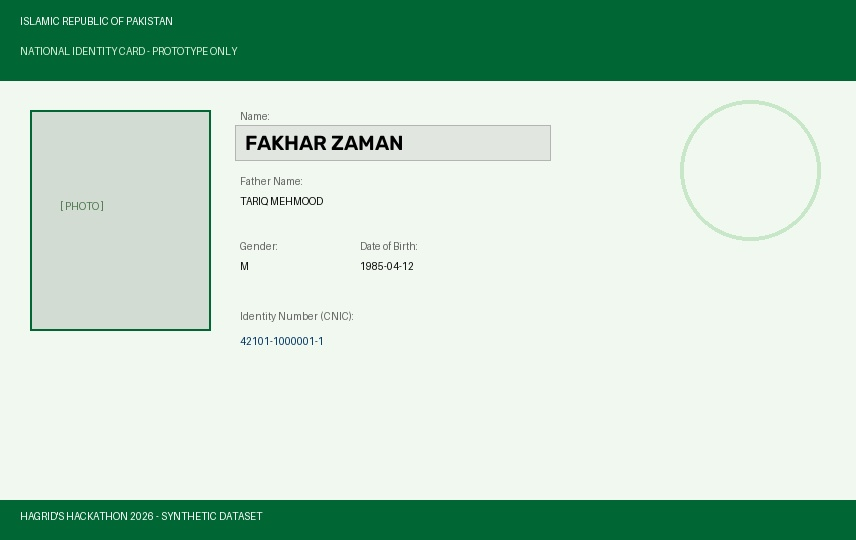
#> input picture eval/fixtures/cnic_edited_front.jpg, 856 x 540 px
$ python -i document_reader.py   (imports and definitions only)   (older library calls are emulated)
#> lines starting #> are read from the running program, lines starting #| are printed output that depends on the picture; after the words box and inside, x2 and y2 are one past the last pixel; in counts of white or black regions, pixels touching at a corner belong together
### mocks/synthetic_data.py
"""
Synthetic NADRA and Raast database generator for Amaanat Hackathon Prototype.
PROTOTYPE ONLY - No real personal data.
Generates ~200 synthetic citizens with Pakistani name variants and signed QR payloads.
"""
import hmac
import hashlib
import json
import base64
from typing import Dict, Any, List

FAKE_NADRA_SECRET = "MOCK_NADRA_SECRET_KEY_FOR_PROTOTYPE_DEMO_2026"

def sign_qr_payload(data: Dict[str, Any]) -> str:
    serialized = json.dumps(data, sort_keys=True)
    sig = hmac.new(
        FAKE_NADRA_SECRET.encode("utf-8"),
        serialized.encode("utf-8"),
        hashlib.sha256
    ).hexdigest()
    combined = f"{serialized}###{sig}"
    return base64.b64encode(combined.encode("utf-8")).decode("utf-8")

# [14 lines left out: function verify_qr_payload, not called in this run]

def generate_synthetic_citizens() -> Dict[str, Dict[str, Any]]:
    # Specific targeted pairs/triplets for Challenge 03 name-variant and canonical name testing
    name_variants_groups = [
        ("Muhammad Tariq", "Tariq Mehmood", "1985-04-12", "M", "42101-1000001-1"),
        ("Mohammad Tariq", "Tariq Mehmood", "1985-04-12", "M", "42101-1000002-1"),
        ("Muhammed Tariq", "Tariq Mehmood", "1985-04-12", "M", "42101-1000003-1"),
        ("Mohd Tariq", "Tariq Mehmood", "1985-04-12", "M", "42101-1000004-1"),
        ("Syed Ali Shah", "Ghulam Ali Shah", "1978-09-22", "M", "35201-1000005-1"),
        ("Sayyed Ali Shah", "Ghulam Ali Shah", "1978-09-22", "M", "35201-1000006-1"),
        ("Zainab Bibi", "Abdul Rasheed", "1992-11-05", "F", "42101-1000007-2"),
        ("Zaynab Bibi", "Abdul Rasheed", "1992-11-05", "F", "42101-1000008-2"),
        ("Abdul Rehman", "Muhammad Latif", "1965-01-15", "M", "35201-1000009-1"),
        ("Abdur Rahman", "Muhammad Latif", "1965-01-15", "M", "35201-1000010-1"),
        ("Fatima Noor", "Noor Muhammad", "1995-07-30", "F", "61101-1000011-2"),
        ("Fatimah Noor", "Noor Muhammad", "1995-07-30", "F", "61101-1000012-2"),
        ("Khadija Bibi", "Muhammad Ishaq", "1970-03-18", "F", "42101-1000013-2"),
        ("Amina Begum", "Muhammad Din", "1958-12-01", "F", "35201-1000014-2"),
        ("Aamina Begum", "Muhammad Din", "1958-12-01", "F", "35201-1000015-2"),
        ("Chaudhry Muhammad Asif", "Muhammad Hanif", "1980-06-25", "M", "35201-1000016-1"),
        ("Ch. Mohammad Asif", "Muhammad Hanif", "1980-06-25", "M", "35201-1000017-1"),
    ]

    first_names_m = ["Bilal", "Usman", "Hamza", "Zubair", "Rashid", "Imran", "Farhan", "Babar", "Shoaib", "Naveed", "Waseem", "Kamran", "Salman", "Asad", "Haris", "Fahad", "Danish", "Tahir"]
    first_names_f = ["Maryam", "Ayesha", "Sadia", "Rukhsana", "Bushra", "Uzma", "Tahira", "Parveen", "Nasreen", "Saima", "Hina", "Rabia", "Shaista", "Noreen", "Farzana", "Rubina"]
    last_names = ["Khan", "Ahmed", "Hussain", "Malik", "Butt", "Siddiqui", "Qureshi", "Akhtar", "Bhatti", "Raza", "Nawaz", "Iqbal", "Abbasi", "Chaudhry", "Ansari"]
    father_first = ["Muhammad", "Abdul", "Ghulam", "Nazir", "Sultan", "Bashir", "Ashraf", "Munir", "Arshad", "Liaquat"]

    citizens: Dict[str, Dict[str, Any]] = {}

    # Seed the named variants
    for name, father_name, dob, gender, cnic in name_variants_groups:
        qr_data = {
            "cnic": cnic,
            "name": name,
            "father_name": father_name,
            "dob": dob,
            "gender": gender,
            "issuer": "NADRA-MOCK"
        }
        citizens[cnic] = {
            "cnic": cnic,
            "name": name,
            "father_name": father_name,
            "dob": dob,
            "gender": gender,
            "address": "House 12, Street 4, Sector G-9, Islamabad",
            "family_head_cnic": "42101-1000001-1",
            "is_deceased": False,
            "qr_payload": sign_qr_payload(qr_data)
        }

    # Generate up to 200 synthetic citizens
    idx = len(citizens) + 1
    for i in range(idx, 205):
        is_female = (i % 2 == 0)
        gender = "F" if is_female else "M"
        first = first_names_f[(i * 3) % len(first_names_f)] if is_female else first_names_m[(i * 3) % len(first_names_m)]
        last = last_names[(i * 7) % len(last_names)]
        fname = f"{first} {last}"
        father = f"{father_first[(i * 5) % len(father_first)]} {last_names[(i * 2) % len(last_names)]}"
        year = 1950 + (i % 50)
        month = f"{(i % 12) + 1:02d}"
        day = f"{(i % 28) + 1:02d}"
        dob = f"{year}-{month}-{day}"
        district_code = "35201" if (i % 3 == 0) else ("42101" if (i % 3 == 1) else "61101")
        check_digit = "2" if is_female else "1"
        cnic = f"{district_code}-{i:07d}-{check_digit}"

        is_deceased = (i == 199) # mark one synthetic citizen as deceased for testing

        qr_data = {
            "cnic": cnic,
            "name": fname,
            "father_name": father,
            "dob": dob,
            "gender": gender,
            "issuer": "NADRA-MOCK"
        }
        citizens[cnic] = {
            "cnic": cnic,
            "name": fname,
            "father_name": father,
            "dob": dob,
            "gender": gender,
            "address": f"Plot {i}, Street {(i%20)+1}, Colony B, Lahore",
            "family_head_cnic": f"{district_code}-0000001-1",
            "is_deceased": is_deceased,
            "qr_payload": sign_qr_payload(qr_data)
        }

    return citizens

# Global precomputed mock database
SYNTHETIC_CITIZENS = generate_synthetic_citizens()

# Synthetic Raast Account Titles mapping IBAN -> Holder Name & CNIC
SYNTHETIC_RAAST_ACCOUNTS: Dict[str, Dict[str, Any]] = {}
for cnic, cit in SYNTHETIC_CITIZENS.items():
    iban = f"PK36MOCK000000{cnic.replace('-', '')}"
    SYNTHETIC_RAAST_ACCOUNTS[iban] = {
        "iban": iban,
        "account_title": cit["name"],
        "cnic": cnic,
        "bank_name": "MOCK_MICROFINANCE_BANK",
        "status": "ACTIVE"
    }
#> further down, picture is the input picture: shape (540, 856, 3); mean B, G, R 193.8, 211.3, 182.7

# Common demo test IBANs
SYNTHETIC_RAAST_ACCOUNTS["PK36MOCK12345678901234"] = {
    "iban": "PK36MOCK12345678901234",
    "account_title": "Zainab Bibi",
    "cnic": "42101-1000007-2",
    "bank_name": "HABIB_BANK_MOCK",
    "status": "ACTIVE"
}
SYNTHETIC_RAAST_ACCOUNTS["PK36MOCK99999999999999"] = {
    "iban": "PK36MOCK99999999999999",
    "account_title": "Muhammad Tariq",
    "cnic": "42101-1000001-1",
    "bank_name": "ALLIED_BANK_MOCK",
    "status": "ACTIVE"
}

### api/ai/document_reader.py
"""Document Reader & Forensics for Pakistani CNICs.

Follows docs/BLUEPRINT.md section 9.6 and AGENTS.md:
- Quality Gate: OpenCV Laplacian variance (blur), specular glare ratio, crop/resolution.
  Actionable guidance for citizens, never guessing.
- Cryptographic QR Verification: OpenCV QRCodeDetector with HMAC signature verification.
  Disagreement between printed fields and QR payload is the strongest forgery marker.
- Forensic Edit Detection: Error-Level Analysis (ELA) and edge/block consistency check
  yielding authenticity score and bounding boxes of suspect pasted/spliced regions.
- Multi-Source Extraction: QR payload, Gemini Vision (strict schema), optional Tesseract.
- Agreement-Driven Scoring: c_document = agreement * authenticity.
  The vision model may only RAISE suspicion, never clear a document.
"""
import io
import json
import logging
import re
from typing import Any, Dict, List, Optional, Tuple
from pydantic import BaseModel, Field

import numpy as np
import cv2
from PIL import Image

from api.decision_engine.scorers import DocumentScorer
from api.ai.model_adapter import model_adapter
from api.models import DocumentAnalysis
from mocks.synthetic_data import verify_qr_payload

logger = logging.getLogger(__name__)


# [6 lines that did not run here, left out]


class QualityGateResult(BaseModel):
    passed: bool
    blur_score: float
    glare_ratio: float
    is_cropped_or_low_res: bool
    rejection_reason: Optional[str] = None
    actionable_message: Optional[str] = None


class ForensicResult(BaseModel):
    authenticity_score: float
    is_suspicious: bool
    suspect_boxes: List[List[int]] = []  # [[x1, y1, x2, y2], ...]
    reasons: List[str] = []


# [96 lines left out: functions run_opencv_quality_gate, decode_and_verify_qr, not called in this run]


def run_edit_forensics(cv_img: np.ndarray) -> ForensicResult:
    """Error-Level Analysis (ELA) and block boundary detection for pasted or modified text."""
    if cv_img is None or cv_img.size == 0:
        return ForensicResult(authenticity_score=0.10, is_suspicious=True, reasons=["Empty image"])

    suspect_boxes = []
    reasons = []

    # 1. Error-Level Analysis (ELA)
    # Save to JPEG quality 90 in memory and compute absolute difference
    is_success, buffer = cv2.imencode(".jpg", cv_img, [cv2.IMWRITE_JPEG_QUALITY, 90])
    if is_success:
        recompressed = cv2.imdecode(buffer, cv2.IMREAD_COLOR)
        diff = cv2.absdiff(cv_img, recompressed)
        diff_gray = cv2.cvtColor(diff, cv2.COLOR_BGR2GRAY)
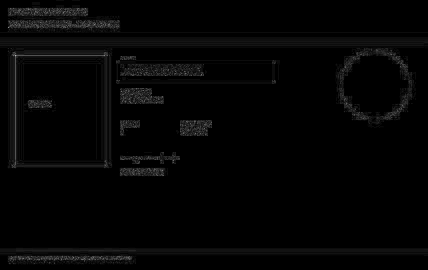
#> diff_gray: shape (540, 856) (shown at 1/2 size); min 0, max 21, mean 0.4; drawn with min black and max white

        # High error difference indicates pasted region from another compression level
        _, thresh = cv2.threshold(diff_gray, 30, 255, cv2.THRESH_BINARY)
#> thresh: shape (540, 856); every value is 0
        contours, _ = cv2.findContours(thresh, cv2.RETR_EXTERNAL, cv2.CHAIN_APPROX_SIMPLE)
#> contours = []

        for cnt in contours:
            area = cv2.contourArea(cnt)
            if 300 < area < 50000:  # Size of a text line or pasted box
                x, y, w, h = cv2.boundingRect(cnt)
                suspect_boxes.append([x, y, x + w, y + h])
#> this loop made 0 passes
#> after the loop, suspect_boxes = []

    # 2. Block and Edge Discontinuity Check (looking for sharp pasted rectangle seams)
    gray = cv2.cvtColor(cv_img, cv2.COLOR_BGR2GRAY) if len(cv_img.shape) == 3 else cv_img
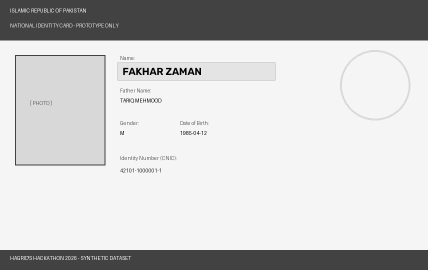
#> gray: shape (540, 856) (shown at 1/2 size); min 0, max 252, mean 200.8
    edges = cv2.Canny(gray, 100, 200)
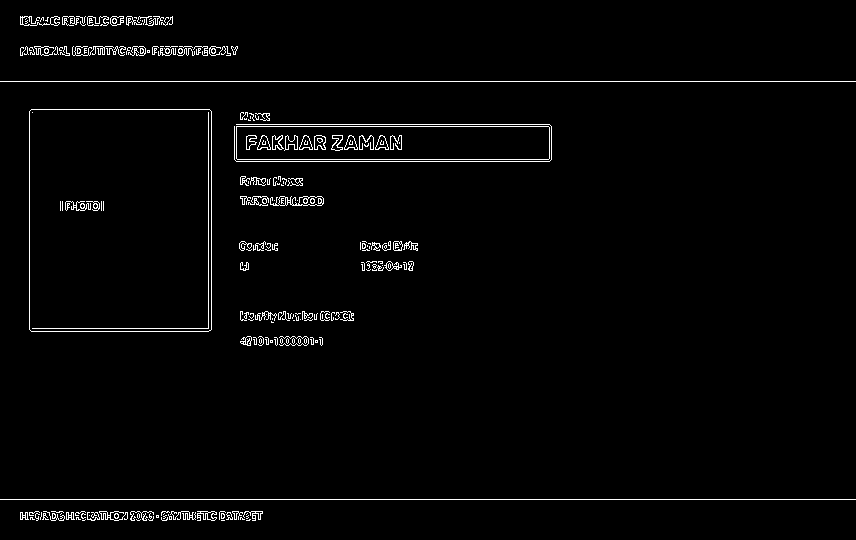
#> edges: shape (540, 856); 2.1% white in thin lines or dots
    # Dilate edges
    kernel = cv2.getStructuringElement(cv2.MORPH_RECT, (3, 3))
    dilated = cv2.dilate(edges, kernel, iterations=1)
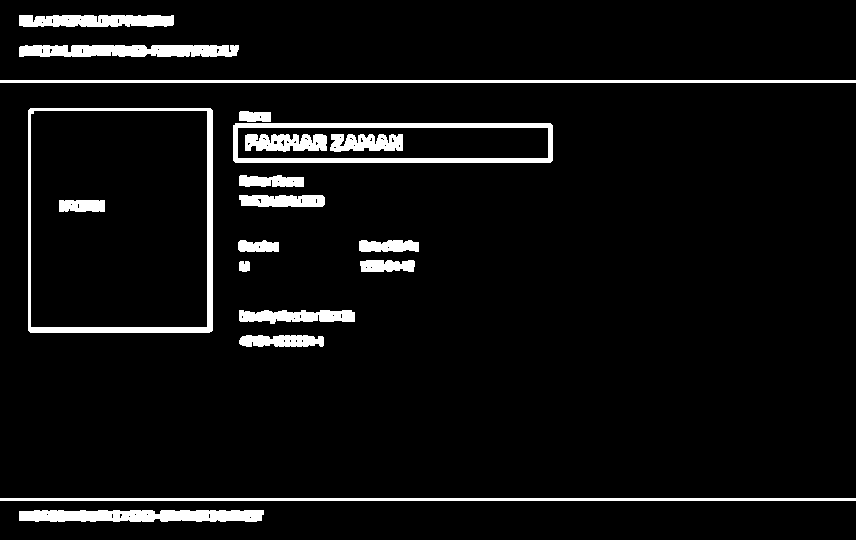
#> dilated: shape (540, 856); 5.9% white; 19 white regions
    rect_contours, _ = cv2.findContours(dilated, cv2.RETR_TREE, cv2.CHAIN_APPROX_SIMPLE)
#> rect_contours = 87 contours, 66 with area under 20; largest, box (x1, y1, x2, y2) and area: (28, 108, 213, 333) 41207, (30, 110, 208, 328) 38398, (233, 123, 553, 163) 12432, (237, 127, 549, 159) 9639, (19, 510, 264, 522) 2397

    for cnt in rect_contours:
        peri = cv2.arcLength(cnt, True)
        approx = cv2.approxPolyDP(cnt, 0.04 * peri, True)
        # 4 vertices (quadrilateral) with high aspect ratio in the middle of card
        if len(approx) == 4:
            x, y, w, h = cv2.boundingRect(approx)
            aspect = w / float(h)
            area = w * h
            if 3.0 <= aspect <= 15.0 and 1500 <= area <= 40000:
                # Suspect pasted line box
                if [x, y, x + w, y + h] not in suspect_boxes:
                    suspect_boxes.append([x, y, x + w, y + h])
#> this loop made 87 passes
#> (peri, approx, x, y, w, h, aspect, area) on passes 23, 26, 28, 30, 37: (145.9, [[360, 261], [361, 271], [414, 266], [413, 260]], 360, 260, 55, 12, 4.58, 660), (152.4, [[359, 241], [361, 251], [418, 251], [411, 240]], 359, 240, 60, 12, 5, 720), (106.5, [[238, 242], [240, 251], [278, 251], [278, 242]], 238, 242, 41, 10, 4.1, 410), (203.9, [[239, 195], [241, 205], [324, 204], [322, 195]], 239, 195, 86, 11, 7.82, 946), (711.9, [[233, 125], [235, 162], [552, 160], [550, 123]], 233, 123, 320, 40, 8, 12800)
#> after the loop, suspect_boxes = [[233, 123, 553, 163], [237, 127, 549, 159]]

    if suspect_boxes:
        reasons.append(f"Detected {len(suspect_boxes)} suspect spliced/pasted bounding box regions")
        authenticity_score = 0.25
        is_suspicious = True
    else:
        authenticity_score = 0.98
        is_suspicious = False

#> (the run stopped early here; a loop or call above may not have finished)

$ run again, on eval/fixtures/cnic_glare_front.jpg
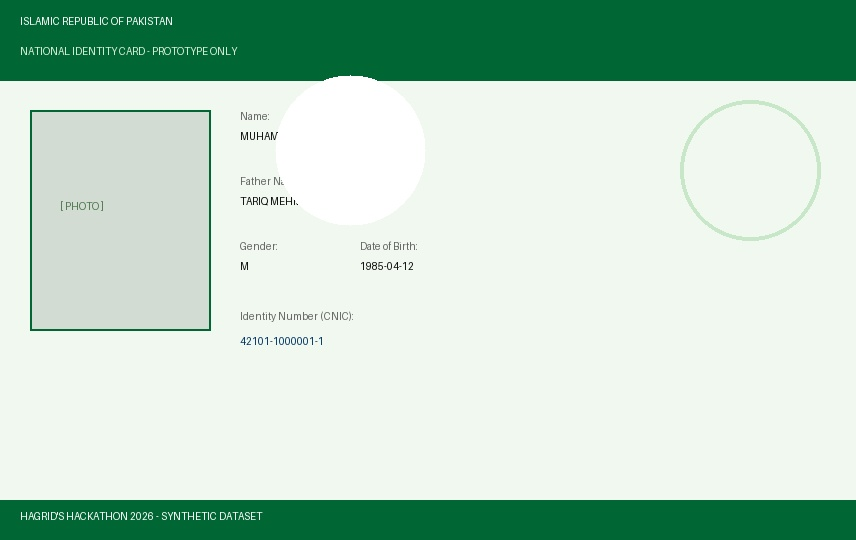
#> input picture eval/fixtures/cnic_glare_front.jpg, 856 x 540 px
#> picture is the input picture: shape (540, 856, 3); mean B, G, R 195.4, 212.7, 184.3
#> thresh: shape (540, 856); every value is 0
#> contours = []
#> in run_edit_forensics, `edges = cv2.Canny(gray, 100, 200)`:
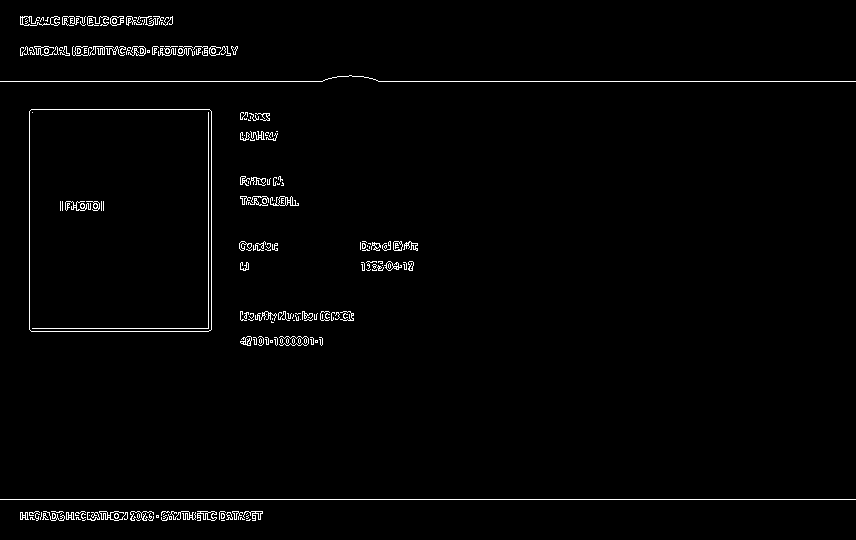
#> edges: shape (540, 856); 1.6% white in thin lines or dots
#> in run_edit_forensics, `dilated = cv2.dilate(edges, kernel, iterations=1)`:
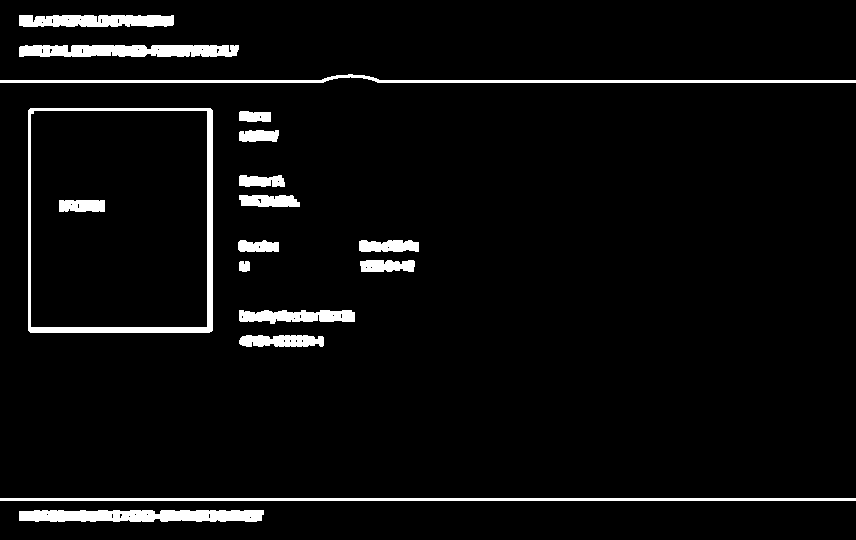
#> dilated: shape (540, 856); 4.7% white; 17 white regions
#> rect_contours = 57 contours, 39 with area under 20; largest, box (x1, y1, x2, y2) and area: (28, 108, 213, 333) 41207, (30, 110, 208, 328) 38398, (19, 510, 264, 522) 2397, (19, 45, 239, 57) 2152, (0, 74, 856, 83) 1734
#> the loop in run_edit_forensics, `for cnt in rect_contours:` made 57 passes
#> (peri, approx, x, y, w, h, aspect, area) on passes 23, 26, 28, 30, 34: (145.9, [[360, 261], [361, 271], [414, 266], [413, 260]], 360, 260, 55, 12, 4.58, 660), (152.4, [[359, 241], [361, 251], [418, 251], [411, 240]], 359, 240, 60, 12, 5, 720), (106.5, [[238, 242], [240, 251], [278, 251], [278, 242]], 238, 242, 41, 10, 4.1, 410), (148.9, [[239, 195], [241, 205], [299, 206], [292, 195]], 239, 195, 61, 12, 5.08, 732), (106.6, [[239, 140], [276, 141], [278, 130], [240, 131]], 239, 130, 40, 12, 3.33, 480)
